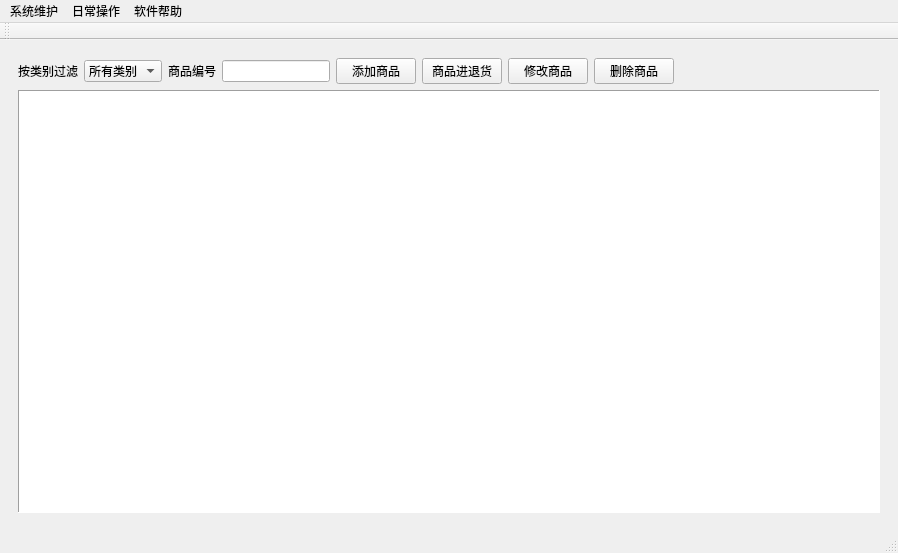
<ui version="4.0" >
 <author></author>
 <comment></comment>
 <exportmacro></exportmacro>
 <class>MainWindow</class>
 <widget class="QMainWindow" name="MainWindow" >
  <property name="geometry" >
   <rect>
    <x>0</x>
    <y>0</y>
    <width>898</width>
    <height>553</height>
   </rect>
  </property>
  <property name="windowTitle" >
   <string>新新娘美容院商品和顾客资料管理系统 V 0.0.2 by XChinux&lt;XChinux@163.com> 20060904</string>
  </property>
  <widget class="QWidget" name="centralwidget" >
   <layout class="QGridLayout" >
    <property name="margin" >
     <number>9</number>
    </property>
    <property name="spacing" >
     <number>6</number>
    </property>
    <item row="0" column="0" >
     <widget class="QStackedWidget" name="stackedWidget" >
      <property name="currentIndex" >
       <number>0</number>
      </property>
      <widget class="QWidget" name="pageGoods" >
       <layout class="QVBoxLayout" >
        <property name="margin" >
         <number>9</number>
        </property>
        <property name="spacing" >
         <number>6</number>
        </property>
        <item>
         <layout class="QHBoxLayout" >
          <property name="margin" >
           <number>0</number>
          </property>
          <property name="spacing" >
           <number>6</number>
          </property>
          <item>
           <widget class="QLabel" name="label_3" >
            <property name="text" >
             <string>按类别过滤</string>
            </property>
           </widget>
          </item>
          <item>
           <widget class="QComboBox" name="comboBoxGoodsType" >
            <item>
             <property name="text" >
              <string>所有类别</string>
             </property>
            </item>
            <item>
             <property name="text" >
              <string>产品类</string>
             </property>
            </item>
            <item>
             <property name="text" >
              <string>服务类</string>
             </property>
            </item>
           </widget>
          </item>
          <item>
           <widget class="QLabel" name="label_5" >
            <property name="text" >
             <string>商品编号</string>
            </property>
           </widget>
          </item>
          <item>
           <widget class="QLineEdit" name="lineEditGoodsNo" >
            <property name="sizePolicy" >
             <sizepolicy>
              <hsizetype>0</hsizetype>
              <vsizetype>0</vsizetype>
              <horstretch>0</horstretch>
              <verstretch>0</verstretch>
             </sizepolicy>
            </property>
           </widget>
          </item>
          <item>
           <widget class="QPushButton" name="pushButtonGoodsAdd" >
            <property name="text" >
             <string>添加商品</string>
            </property>
           </widget>
          </item>
          <item>
           <widget class="QPushButton" name="pushButtonGoodsInout" >
            <property name="text" >
             <string>商品进退货</string>
            </property>
           </widget>
          </item>
          <item>
           <widget class="QPushButton" name="pushButtonGoodsEdit" >
            <property name="text" >
             <string>修改商品</string>
            </property>
           </widget>
          </item>
          <item>
           <widget class="QPushButton" name="pushButtonGoodsDelete" >
            <property name="text" >
             <string>删除商品</string>
            </property>
           </widget>
          </item>
          <item>
           <spacer>
            <property name="orientation" >
             <enum>Qt::Horizontal</enum>
            </property>
            <property name="sizeHint" >
             <size>
              <width>81</width>
              <height>20</height>
             </size>
            </property>
           </spacer>
          </item>
         </layout>
        </item>
        <item>
         <widget class="QTableView" name="tableViewGoods" >
          <property name="contextMenuPolicy" >
           <enum>Qt::ActionsContextMenu</enum>
          </property>
          <property name="layoutDirection" >
           <enum>Qt::LeftToRight</enum>
          </property>
          <property name="frameShape" >
           <enum>QFrame::Panel</enum>
          </property>
          <property name="frameShadow" >
           <enum>QFrame::Sunken</enum>
          </property>
          <property name="showDropIndicator" stdset="0" >
           <bool>false</bool>
          </property>
          <property name="alternatingRowColors" >
           <bool>true</bool>
          </property>
          <property name="selectionMode" >
           <enum>QAbstractItemView::SingleSelection</enum>
          </property>
          <property name="selectionBehavior" >
           <enum>QAbstractItemView::SelectRows</enum>
          </property>
          <property name="textElideMode" >
           <enum>Qt::ElideLeft</enum>
          </property>
         </widget>
        </item>
       </layout>
      </widget>
      <widget class="QWidget" name="pageCustomer" >
       <layout class="QVBoxLayout" >
        <property name="margin" >
         <number>9</number>
        </property>
        <property name="spacing" >
         <number>6</number>
        </property>
        <item>
         <layout class="QHBoxLayout" >
          <property name="margin" >
           <number>0</number>
          </property>
          <property name="spacing" >
           <number>6</number>
          </property>
          <item>
           <widget class="QLabel" name="label_2" >
            <property name="text" >
             <string>顾客编号</string>
            </property>
           </widget>
          </item>
          <item>
           <widget class="QLineEdit" name="lineEditCustomerNo" >
            <property name="sizePolicy" >
             <sizepolicy>
              <hsizetype>0</hsizetype>
              <vsizetype>0</vsizetype>
              <horstretch>0</horstretch>
              <verstretch>0</verstretch>
             </sizepolicy>
            </property>
           </widget>
          </item>
          <item>
           <widget class="QLabel" name="label_6" >
            <property name="text" >
             <string>顾客姓名</string>
            </property>
           </widget>
          </item>
          <item>
           <widget class="QLineEdit" name="lineEditCustomerName" >
            <property name="sizePolicy" >
             <sizepolicy>
              <hsizetype>0</hsizetype>
              <vsizetype>0</vsizetype>
              <horstretch>0</horstretch>
              <verstretch>0</verstretch>
             </sizepolicy>
            </property>
           </widget>
          </item>
          <item>
           <widget class="QPushButton" name="pushButtonCustomerAdd" >
            <property name="text" >
             <string>添加顾客</string>
            </property>
           </widget>
          </item>
          <item>
           <widget class="QPushButton" name="pushButtonCustomerEdit" >
            <property name="text" >
             <string>修改信息</string>
            </property>
           </widget>
          </item>
          <item>
           <widget class="QPushButton" name="pushButtonCustomerDelete" >
            <property name="text" >
             <string>删除顾客</string>
            </property>
           </widget>
          </item>
          <item>
           <spacer>
            <property name="orientation" >
             <enum>Qt::Horizontal</enum>
            </property>
            <property name="sizeHint" >
             <size>
              <width>101</width>
              <height>20</height>
             </size>
            </property>
           </spacer>
          </item>
         </layout>
        </item>
        <item>
         <widget class="QTableView" name="tableViewCustomer" >
          <property name="contextMenuPolicy" >
           <enum>Qt::ActionsContextMenu</enum>
          </property>
          <property name="toolTip" >
           <string/>
          </property>
          <property name="frameShape" >
           <enum>QFrame::Panel</enum>
          </property>
          <property name="alternatingRowColors" >
           <bool>true</bool>
          </property>
          <property name="selectionMode" >
           <enum>QAbstractItemView::SingleSelection</enum>
          </property>
          <property name="selectionBehavior" >
           <enum>QAbstractItemView::SelectRows</enum>
          </property>
         </widget>
        </item>
       </layout>
      </widget>
      <widget class="QWidget" name="pageConsume" >
       <layout class="QGridLayout" >
        <property name="margin" >
         <number>9</number>
        </property>
        <property name="spacing" >
         <number>6</number>
        </property>
        <item row="0" column="0" >
         <widget class="QSplitter" name="splitter" >
          <property name="orientation" >
           <enum>Qt::Vertical</enum>
          </property>
          <widget class="QWidget" name="widget" >
           <layout class="QVBoxLayout" >
            <property name="margin" >
             <number>0</number>
            </property>
            <property name="spacing" >
             <number>6</number>
            </property>
            <item>
             <layout class="QHBoxLayout" >
              <property name="margin" >
               <number>0</number>
              </property>
              <property name="spacing" >
               <number>6</number>
              </property>
              <item>
               <widget class="QLabel" name="label" >
                <property name="sizePolicy" >
                 <sizepolicy>
                  <hsizetype>0</hsizetype>
                  <vsizetype>5</vsizetype>
                  <horstretch>0</horstretch>
                  <verstretch>0</verstretch>
                 </sizepolicy>
                </property>
                <property name="text" >
                 <string>顾客编号</string>
                </property>
               </widget>
              </item>
              <item>
               <widget class="QLineEdit" name="lineEditConsumeCustomerNo" >
                <property name="sizePolicy" >
                 <sizepolicy>
                  <hsizetype>0</hsizetype>
                  <vsizetype>0</vsizetype>
                  <horstretch>0</horstretch>
                  <verstretch>0</verstretch>
                 </sizepolicy>
                </property>
               </widget>
              </item>
              <item>
               <widget class="QLabel" name="label_8" >
                <property name="sizePolicy" >
                 <sizepolicy>
                  <hsizetype>0</hsizetype>
                  <vsizetype>5</vsizetype>
                  <horstretch>0</horstretch>
                  <verstretch>0</verstretch>
                 </sizepolicy>
                </property>
                <property name="text" >
                 <string>顾客姓名</string>
                </property>
               </widget>
              </item>
              <item>
               <widget class="QLineEdit" name="lineEditConsumeCustomerName" >
                <property name="sizePolicy" >
                 <sizepolicy>
                  <hsizetype>0</hsizetype>
                  <vsizetype>0</vsizetype>
                  <horstretch>0</horstretch>
                  <verstretch>0</verstretch>
                 </sizepolicy>
                </property>
               </widget>
              </item>
              <item>
               <widget class="QPushButton" name="pushButtonConsumeViewCustomer" >
                <property name="sizePolicy" >
                 <sizepolicy>
                  <hsizetype>0</hsizetype>
                  <vsizetype>0</vsizetype>
                  <horstretch>0</horstretch>
                  <verstretch>0</verstretch>
                 </sizepolicy>
                </property>
                <property name="text" >
                 <string>查看消费</string>
                </property>
               </widget>
              </item>
              <item>
               <widget class="QPushButton" name="pushButtonConsumeCustomerAdd" >
                <property name="sizePolicy" >
                 <sizepolicy>
                  <hsizetype>0</hsizetype>
                  <vsizetype>0</vsizetype>
                  <horstretch>0</horstretch>
                  <verstretch>0</verstretch>
                 </sizepolicy>
                </property>
                <property name="text" >
                 <string>添加顾客</string>
                </property>
               </widget>
              </item>
              <item>
               <spacer>
                <property name="orientation" >
                 <enum>Qt::Horizontal</enum>
                </property>
                <property name="sizeHint" >
                 <size>
                  <width>40</width>
                  <height>20</height>
                 </size>
                </property>
               </spacer>
              </item>
             </layout>
            </item>
            <item>
             <layout class="QGridLayout" >
              <property name="margin" >
               <number>0</number>
              </property>
              <property name="spacing" >
               <number>6</number>
              </property>
              <item rowspan="2" row="0" column="0" >
               <widget class="QTableView" name="tableViewConsumeTop" >
                <property name="sizePolicy" >
                 <sizepolicy>
                  <hsizetype>0</hsizetype>
                  <vsizetype>7</vsizetype>
                  <horstretch>0</horstretch>
                  <verstretch>0</verstretch>
                 </sizepolicy>
                </property>
                <property name="minimumSize" >
                 <size>
                  <width>330</width>
                  <height>0</height>
                 </size>
                </property>
                <property name="contextMenuPolicy" >
                 <enum>Qt::ActionsContextMenu</enum>
                </property>
                <property name="alternatingRowColors" >
                 <bool>true</bool>
                </property>
                <property name="selectionMode" >
                 <enum>QAbstractItemView::SingleSelection</enum>
                </property>
                <property name="selectionBehavior" >
                 <enum>QAbstractItemView::SelectRows</enum>
                </property>
               </widget>
              </item>
              <item row="1" column="1" >
               <layout class="QHBoxLayout" >
                <property name="margin" >
                 <number>0</number>
                </property>
                <property name="spacing" >
                 <number>6</number>
                </property>
                <item>
                 <widget class="QLabel" name="label_29" >
                  <property name="sizePolicy" >
                   <sizepolicy>
                    <hsizetype>0</hsizetype>
                    <vsizetype>7</vsizetype>
                    <horstretch>0</horstretch>
                    <verstretch>0</verstretch>
                   </sizepolicy>
                  </property>
                  <property name="text" >
                   <string>备注：</string>
                  </property>
                  <property name="alignment" >
                   <set>Qt::AlignLeading|Qt::AlignLeft|Qt::AlignTop</set>
                  </property>
                 </widget>
                </item>
                <item>
                 <widget class="QLabel" name="labelConsumeCustomerRemark" >
                  <property name="sizePolicy" >
                   <sizepolicy>
                    <hsizetype>5</hsizetype>
                    <vsizetype>7</vsizetype>
                    <horstretch>0</horstretch>
                    <verstretch>0</verstretch>
                   </sizepolicy>
                  </property>
                  <property name="text" >
                   <string>TextLabel</string>
                  </property>
                  <property name="alignment" >
                   <set>Qt::AlignLeading|Qt::AlignLeft|Qt::AlignTop</set>
                  </property>
                  <property name="wordWrap" >
                   <bool>true</bool>
                  </property>
                 </widget>
                </item>
               </layout>
              </item>
              <item row="0" column="1" >
               <layout class="QGridLayout" >
                <property name="margin" >
                 <number>0</number>
                </property>
                <property name="spacing" >
                 <number>6</number>
                </property>
                <item row="5" column="0" >
                 <widget class="QLabel" name="label_27" >
                  <property name="sizePolicy" >
                   <sizepolicy>
                    <hsizetype>0</hsizetype>
                    <vsizetype>5</vsizetype>
                    <horstretch>0</horstretch>
                    <verstretch>0</verstretch>
                   </sizepolicy>
                  </property>
                  <property name="text" >
                   <string>地址：</string>
                  </property>
                 </widget>
                </item>
                <item row="5" column="1" colspan="3" >
                 <widget class="QLabel" name="labelConsumeCustomerAddress" >
                  <property name="text" >
                   <string>TextLabel</string>
                  </property>
                 </widget>
                </item>
                <item row="0" column="0" >
                 <widget class="QLabel" name="label_11" >
                  <property name="sizePolicy" >
                   <sizepolicy>
                    <hsizetype>0</hsizetype>
                    <vsizetype>5</vsizetype>
                    <horstretch>0</horstretch>
                    <verstretch>0</verstretch>
                   </sizepolicy>
                  </property>
                  <property name="text" >
                   <string>姓名：</string>
                  </property>
                 </widget>
                </item>
                <item row="4" column="3" >
                 <widget class="QLabel" name="labelConsumeCustomerMobile" >
                  <property name="text" >
                   <string>TextLabel</string>
                  </property>
                 </widget>
                </item>
                <item row="1" column="3" >
                 <widget class="QLabel" name="labelConsumeCustomerAddDate" >
                  <property name="text" >
                   <string>TextLabel</string>
                  </property>
                 </widget>
                </item>
                <item row="3" column="1" colspan="3" >
                 <widget class="QLabel" name="labelConsumeCustomerCompany" >
                  <property name="text" >
                   <string>TextLabel</string>
                  </property>
                 </widget>
                </item>
                <item row="0" column="2" >
                 <widget class="QLabel" name="label_9" >
                  <property name="sizePolicy" >
                   <sizepolicy>
                    <hsizetype>0</hsizetype>
                    <vsizetype>5</vsizetype>
                    <horstretch>0</horstretch>
                    <verstretch>0</verstretch>
                   </sizepolicy>
                  </property>
                  <property name="text" >
                   <string>编号：</string>
                  </property>
                 </widget>
                </item>
                <item row="4" column="1" >
                 <widget class="QLabel" name="labelConsumeCustomerPhone" >
                  <property name="text" >
                   <string>TextLabel</string>
                  </property>
                 </widget>
                </item>
                <item row="4" column="0" >
                 <widget class="QLabel" name="label_21" >
                  <property name="sizePolicy" >
                   <sizepolicy>
                    <hsizetype>0</hsizetype>
                    <vsizetype>5</vsizetype>
                    <horstretch>0</horstretch>
                    <verstretch>0</verstretch>
                   </sizepolicy>
                  </property>
                  <property name="text" >
                   <string>电话：</string>
                  </property>
                 </widget>
                </item>
                <item row="1" column="1" >
                 <widget class="QLabel" name="labelConsumeCustomerGender" >
                  <property name="text" >
                   <string>TextLabel</string>
                  </property>
                 </widget>
                </item>
                <item row="2" column="0" >
                 <widget class="QLabel" name="label_17" >
                  <property name="sizePolicy" >
                   <sizepolicy>
                    <hsizetype>0</hsizetype>
                    <vsizetype>5</vsizetype>
                    <horstretch>0</horstretch>
                    <verstretch>0</verstretch>
                   </sizepolicy>
                  </property>
                  <property name="text" >
                   <string>生日：</string>
                  </property>
                 </widget>
                </item>
                <item row="3" column="0" >
                 <widget class="QLabel" name="label_25" >
                  <property name="sizePolicy" >
                   <sizepolicy>
                    <hsizetype>0</hsizetype>
                    <vsizetype>5</vsizetype>
                    <horstretch>0</horstretch>
                    <verstretch>0</verstretch>
                   </sizepolicy>
                  </property>
                  <property name="text" >
                   <string>公司：</string>
                  </property>
                 </widget>
                </item>
                <item row="1" column="2" >
                 <widget class="QLabel" name="label_15" >
                  <property name="sizePolicy" >
                   <sizepolicy>
                    <hsizetype>0</hsizetype>
                    <vsizetype>5</vsizetype>
                    <horstretch>0</horstretch>
                    <verstretch>0</verstretch>
                   </sizepolicy>
                  </property>
                  <property name="text" >
                   <string>加入：</string>
                  </property>
                 </widget>
                </item>
                <item row="2" column="3" >
                 <widget class="QLabel" name="labelConsumeCustomerEmploy" >
                  <property name="text" >
                   <string>TextLabel</string>
                  </property>
                 </widget>
                </item>
                <item row="2" column="1" >
                 <widget class="QLabel" name="labelConsumeCustomerBirth" >
                  <property name="text" >
                   <string>TextLabel</string>
                  </property>
                 </widget>
                </item>
                <item row="0" column="3" >
                 <widget class="QLabel" name="labelConsumeCustomerCustomerNo" >
                  <property name="text" >
                   <string>TextLabel</string>
                  </property>
                 </widget>
                </item>
                <item row="4" column="2" >
                 <widget class="QLabel" name="label_23" >
                  <property name="sizePolicy" >
                   <sizepolicy>
                    <hsizetype>0</hsizetype>
                    <vsizetype>5</vsizetype>
                    <horstretch>0</horstretch>
                    <verstretch>0</verstretch>
                   </sizepolicy>
                  </property>
                  <property name="text" >
                   <string>手机：</string>
                  </property>
                 </widget>
                </item>
                <item row="0" column="1" >
                 <widget class="QLabel" name="labelConsumeCustomerCustomerName" >
                  <property name="text" >
                   <string>TextLabel</string>
                  </property>
                 </widget>
                </item>
                <item row="2" column="2" >
                 <widget class="QLabel" name="label_19" >
                  <property name="sizePolicy" >
                   <sizepolicy>
                    <hsizetype>0</hsizetype>
                    <vsizetype>5</vsizetype>
                    <horstretch>0</horstretch>
                    <verstretch>0</verstretch>
                   </sizepolicy>
                  </property>
                  <property name="text" >
                   <string>职业：</string>
                  </property>
                 </widget>
                </item>
                <item row="1" column="0" >
                 <widget class="QLabel" name="label_14" >
                  <property name="sizePolicy" >
                   <sizepolicy>
                    <hsizetype>0</hsizetype>
                    <vsizetype>5</vsizetype>
                    <horstretch>0</horstretch>
                    <verstretch>0</verstretch>
                   </sizepolicy>
                  </property>
                  <property name="text" >
                   <string>性别：</string>
                  </property>
                 </widget>
                </item>
               </layout>
              </item>
             </layout>
            </item>
            <item>
             <widget class="Line" name="line" >
              <property name="orientation" >
               <enum>Qt::Horizontal</enum>
              </property>
             </widget>
            </item>
           </layout>
          </widget>
          <widget class="QWidget" name="widget" >
           <layout class="QGridLayout" >
            <property name="margin" >
             <number>0</number>
            </property>
            <property name="spacing" >
             <number>6</number>
            </property>
            <item row="0" column="1" >
             <layout class="QHBoxLayout" >
              <property name="margin" >
               <number>0</number>
              </property>
              <property name="spacing" >
               <number>6</number>
              </property>
              <item>
               <widget class="QLabel" name="label_7" >
                <property name="text" >
                 <string>本次消费产品</string>
                </property>
               </widget>
              </item>
              <item>
               <widget class="QPushButton" name="pushButtonConsumeGoodsAdd" >
                <property name="text" >
                 <string>添加产品</string>
                </property>
               </widget>
              </item>
              <item>
               <widget class="QPushButton" name="pushButtonConsumeGoodsEdit" >
                <property name="text" >
                 <string>修改产品</string>
                </property>
               </widget>
              </item>
              <item>
               <widget class="QPushButton" name="pushButtonConsumeGoodsDelete" >
                <property name="text" >
                 <string>删除产品</string>
                </property>
               </widget>
              </item>
              <item>
               <widget class="QPushButton" name="pushButtonConsumeGoodsView" >
                <property name="text" >
                 <string>查看商品</string>
                </property>
               </widget>
              </item>
              <item>
               <spacer>
                <property name="orientation" >
                 <enum>Qt::Horizontal</enum>
                </property>
                <property name="sizeHint" >
                 <size>
                  <width>65</width>
                  <height>23</height>
                 </size>
                </property>
               </spacer>
              </item>
             </layout>
            </item>
            <item row="1" column="1" >
             <widget class="QTableView" name="tableViewConsumeBottomRight" >
              <property name="contextMenuPolicy" >
               <enum>Qt::ActionsContextMenu</enum>
              </property>
              <property name="alternatingRowColors" >
               <bool>true</bool>
              </property>
              <property name="selectionMode" >
               <enum>QAbstractItemView::SingleSelection</enum>
              </property>
              <property name="selectionBehavior" >
               <enum>QAbstractItemView::SelectRows</enum>
              </property>
             </widget>
            </item>
            <item row="2" column="0" >
             <layout class="QHBoxLayout" >
              <property name="margin" >
               <number>0</number>
              </property>
              <property name="spacing" >
               <number>6</number>
              </property>
              <item>
               <widget class="QLabel" name="label_44" >
                <property name="sizePolicy" >
                 <sizepolicy>
                  <hsizetype>0</hsizetype>
                  <vsizetype>5</vsizetype>
                  <horstretch>0</horstretch>
                  <verstretch>0</verstretch>
                 </sizepolicy>
                </property>
                <property name="text" >
                 <string>该顾客消费次数：</string>
                </property>
               </widget>
              </item>
              <item>
               <widget class="QLabel" name="labelBottomLeftTotalNum" >
                <property name="layoutDirection" >
                 <enum>Qt::LeftToRight</enum>
                </property>
                <property name="text" >
                 <string>0</string>
                </property>
               </widget>
              </item>
              <item>
               <widget class="QLabel" name="label_46" >
                <property name="sizePolicy" >
                 <sizepolicy>
                  <hsizetype>0</hsizetype>
                  <vsizetype>5</vsizetype>
                  <horstretch>0</horstretch>
                  <verstretch>0</verstretch>
                 </sizepolicy>
                </property>
                <property name="text" >
                 <string>该顾客消费总额：</string>
                </property>
               </widget>
              </item>
              <item>
               <widget class="QLabel" name="labelBottomLeftTotalPrice" >
                <property name="layoutDirection" >
                 <enum>Qt::LeftToRight</enum>
                </property>
                <property name="text" >
                 <string>0.00</string>
                </property>
               </widget>
              </item>
             </layout>
            </item>
            <item row="1" column="0" >
             <widget class="QTableView" name="tableViewConsumeBottomLeft" >
              <property name="contextMenuPolicy" >
               <enum>Qt::ActionsContextMenu</enum>
              </property>
              <property name="alternatingRowColors" >
               <bool>true</bool>
              </property>
              <property name="selectionMode" >
               <enum>QAbstractItemView::SingleSelection</enum>
              </property>
              <property name="selectionBehavior" >
               <enum>QAbstractItemView::SelectRows</enum>
              </property>
             </widget>
            </item>
            <item row="0" column="0" >
             <layout class="QHBoxLayout" >
              <property name="margin" >
               <number>0</number>
              </property>
              <property name="spacing" >
               <number>6</number>
              </property>
              <item>
               <widget class="QLabel" name="label_39" >
                <property name="text" >
                 <string>顾客消费记录</string>
                </property>
               </widget>
              </item>
              <item>
               <widget class="QPushButton" name="pushButtonConsumeAdd" >
                <property name="text" >
                 <string>添加消费</string>
                </property>
               </widget>
              </item>
              <item>
               <widget class="QPushButton" name="pushButtonConsumeEdit" >
                <property name="text" >
                 <string>修改消费</string>
                </property>
               </widget>
              </item>
              <item>
               <widget class="QPushButton" name="pushButtonConsumeDelete" >
                <property name="text" >
                 <string>删除消费</string>
                </property>
               </widget>
              </item>
              <item>
               <widget class="QPushButton" name="pushButtonConsumeBottomViewDetail" >
                <property name="text" >
                 <string>查看详细</string>
                </property>
               </widget>
              </item>
              <item>
               <spacer>
                <property name="orientation" >
                 <enum>Qt::Horizontal</enum>
                </property>
                <property name="sizeHint" >
                 <size>
                  <width>65</width>
                  <height>23</height>
                 </size>
                </property>
               </spacer>
              </item>
             </layout>
            </item>
            <item row="2" column="1" >
             <layout class="QHBoxLayout" >
              <property name="margin" >
               <number>0</number>
              </property>
              <property name="spacing" >
               <number>6</number>
              </property>
              <item>
               <widget class="QLabel" name="label_40" >
                <property name="sizePolicy" >
                 <sizepolicy>
                  <hsizetype>0</hsizetype>
                  <vsizetype>5</vsizetype>
                  <horstretch>0</horstretch>
                  <verstretch>0</verstretch>
                 </sizepolicy>
                </property>
                <property name="text" >
                 <string>此次消费商品数量：</string>
                </property>
               </widget>
              </item>
              <item>
               <widget class="QLabel" name="labelBottomRightTotalNum" >
                <property name="layoutDirection" >
                 <enum>Qt::LeftToRight</enum>
                </property>
                <property name="text" >
                 <string>0</string>
                </property>
               </widget>
              </item>
              <item>
               <widget class="QLabel" name="label_42" >
                <property name="sizePolicy" >
                 <sizepolicy>
                  <hsizetype>0</hsizetype>
                  <vsizetype>5</vsizetype>
                  <horstretch>0</horstretch>
                  <verstretch>0</verstretch>
                 </sizepolicy>
                </property>
                <property name="text" >
                 <string>此次消费商品总额：</string>
                </property>
               </widget>
              </item>
              <item>
               <widget class="QLabel" name="labelBottomRightTotalPrice" >
                <property name="layoutDirection" >
                 <enum>Qt::LeftToRight</enum>
                </property>
                <property name="text" >
                 <string>0.00</string>
                </property>
               </widget>
              </item>
             </layout>
            </item>
           </layout>
          </widget>
         </widget>
        </item>
       </layout>
      </widget>
      <widget class="QWidget" name="pageReport" >
       <widget class="QLabel" name="label_4" >
        <property name="geometry" >
         <rect>
          <x>20</x>
          <y>10</y>
          <width>54</width>
          <height>13</height>
         </rect>
        </property>
        <property name="text" >
         <string>报表统计</string>
        </property>
       </widget>
      </widget>
     </widget>
    </item>
   </layout>
  </widget>
  <widget class="QMenuBar" name="menubar" >
   <property name="geometry" >
    <rect>
     <x>0</x>
     <y>0</y>
     <width>898</width>
     <height>18</height>
    </rect>
   </property>
   <property name="font" >
    <font>
     <family>宋体</family>
     <pointsize>9</pointsize>
     <weight>50</weight>
     <italic>false</italic>
     <bold>false</bold>
     <underline>false</underline>
     <strikeout>false</strikeout>
    </font>
   </property>
   <widget class="QMenu" name="menuFile" >
    <property name="title" >
     <string>系统维护</string>
    </property>
    <addaction name="actionExit" />
   </widget>
   <widget class="QMenu" name="menuFunc" >
    <property name="title" >
     <string>日常操作</string>
    </property>
    <addaction name="actionGoods" />
    <addaction name="actionCustomer" />
    <addaction name="actionConsume" />
    <addaction name="actionReport" />
   </widget>
   <widget class="QMenu" name="menuHelp" >
    <property name="title" >
     <string>软件帮助</string>
    </property>
    <addaction name="actionAboutSoftware" />
    <addaction name="actionAboutQt" />
   </widget>
   <addaction name="menuFile" />
   <addaction name="menuFunc" />
   <addaction name="menuHelp" />
  </widget>
  <widget class="QStatusBar" name="statusbar" />
  <widget class="QToolBar" name="toolBar" >
   <property name="orientation" >
    <enum>Qt::Horizontal</enum>
   </property>
   <attribute name="toolBarArea" >
    <number>4</number>
   </attribute>
  </widget>
  <action name="actionAboutQt" >
   <property name="text" >
    <string>关于 Qt</string>
   </property>
   <property name="font" >
    <font>
     <family>宋体</family>
     <pointsize>9</pointsize>
     <weight>50</weight>
     <italic>false</italic>
     <bold>false</bold>
     <underline>false</underline>
     <strikeout>false</strikeout>
    </font>
   </property>
  </action>
  <action name="actionExit" >
   <property name="text" >
    <string>退出系统</string>
   </property>
   <property name="font" >
    <font>
     <family>宋体</family>
     <pointsize>9</pointsize>
     <weight>50</weight>
     <italic>false</italic>
     <bold>false</bold>
     <underline>false</underline>
     <strikeout>false</strikeout>
    </font>
   </property>
  </action>
  <action name="actionGoods" >
   <property name="text" >
    <string>商品管理</string>
   </property>
   <property name="font" >
    <font>
     <family>宋体</family>
     <pointsize>9</pointsize>
     <weight>50</weight>
     <italic>false</italic>
     <bold>false</bold>
     <underline>false</underline>
     <strikeout>false</strikeout>
    </font>
   </property>
  </action>
  <action name="actionCustomer" >
   <property name="text" >
    <string>顾客管理</string>
   </property>
   <property name="font" >
    <font>
     <family>宋体</family>
     <pointsize>9</pointsize>
     <weight>50</weight>
     <italic>false</italic>
     <bold>false</bold>
     <underline>false</underline>
     <strikeout>false</strikeout>
    </font>
   </property>
  </action>
  <action name="actionConsume" >
   <property name="text" >
    <string>顾客消费</string>
   </property>
   <property name="font" >
    <font>
     <family>宋体</family>
     <pointsize>9</pointsize>
     <weight>50</weight>
     <italic>false</italic>
     <bold>false</bold>
     <underline>false</underline>
     <strikeout>false</strikeout>
    </font>
   </property>
  </action>
  <action name="actionReport" >
   <property name="text" >
    <string>统计报表</string>
   </property>
   <property name="font" >
    <font>
     <family>宋体</family>
     <pointsize>9</pointsize>
     <weight>50</weight>
     <italic>false</italic>
     <bold>false</bold>
     <underline>false</underline>
     <strikeout>false</strikeout>
    </font>
   </property>
  </action>
  <action name="actionAboutSoftware" >
   <property name="text" >
    <string>关于本软件</string>
   </property>
   <property name="font" >
    <font>
     <family>宋体</family>
     <pointsize>9</pointsize>
     <weight>50</weight>
     <italic>false</italic>
     <bold>false</bold>
     <underline>false</underline>
     <strikeout>false</strikeout>
    </font>
   </property>
  </action>
 </widget>
 <pixmapfunction></pixmapfunction>
 <resources/>
 <connections>
  <connection>
   <sender>actionExit</sender>
   <signal>triggered()</signal>
   <receiver>MainWindow</receiver>
   <slot>close()</slot>
   <hints>
    <hint type="sourcelabel" >
     <x>-1</x>
     <y>-1</y>
    </hint>
    <hint type="destinationlabel" >
     <x>403</x>
     <y>322</y>
    </hint>
   </hints>
  </connection>
 </connections>
</ui>
